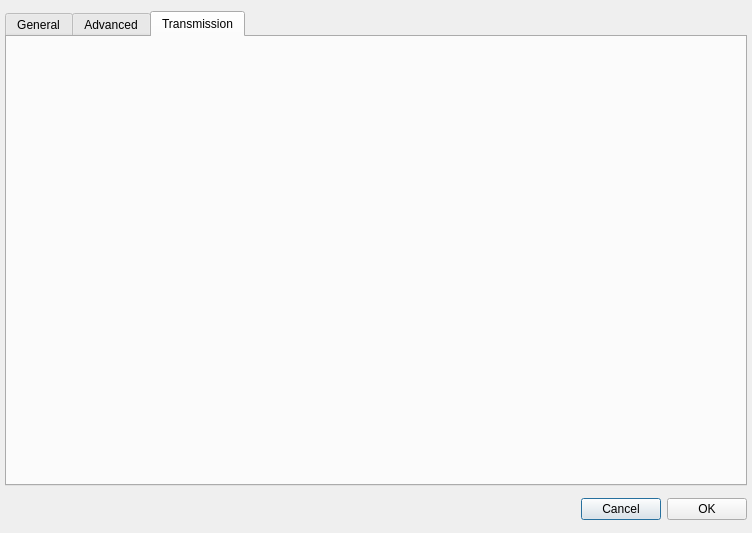
<?xml version="1.0" encoding="UTF-8"?>
<ui version="4.0">
 <class>AppSettings</class>
 <widget class="QDialog" name="AppSettings">
  <property name="geometry">
   <rect>
    <x>0</x>
    <y>0</y>
    <width>752</width>
    <height>533</height>
   </rect>
  </property>
  <property name="windowTitle">
   <string>Dialog</string>
  </property>
  <layout class="QVBoxLayout" name="verticalLayout">
   <property name="leftMargin">
    <number>5</number>
   </property>
   <property name="topMargin">
    <number>5</number>
   </property>
   <property name="rightMargin">
    <number>5</number>
   </property>
   <property name="bottomMargin">
    <number>5</number>
   </property>
   <item>
    <widget class="QTabWidget" name="tabWidget">
     <property name="maximumSize">
      <size>
       <width>16777215</width>
       <height>475</height>
      </size>
     </property>
     <property name="currentIndex">
      <number>2</number>
     </property>
     <widget class="QWidget" name="general">
      <attribute name="title">
       <string>General</string>
      </attribute>
     </widget>
     <widget class="QWidget" name="advanced">
      <attribute name="title">
       <string>Advanced</string>
      </attribute>
     </widget>
     <widget class="QWidget" name="transmission">
      <attribute name="title">
       <string>Transmission</string>
      </attribute>
     </widget>
    </widget>
   </item>
   <item>
    <layout class="QHBoxLayout" name="horizontalLayout">
     <item>
      <spacer name="horizontalSpacer">
       <property name="orientation">
        <enum>Qt::Horizontal</enum>
       </property>
       <property name="sizeHint" stdset="0">
        <size>
         <width>40</width>
         <height>20</height>
        </size>
       </property>
      </spacer>
     </item>
     <item>
      <widget class="QPushButton" name="settingsCancel">
       <property name="text">
        <string>Cancel</string>
       </property>
      </widget>
     </item>
     <item>
      <widget class="QPushButton" name="settingsOK">
       <property name="text">
        <string>OK</string>
       </property>
      </widget>
     </item>
    </layout>
   </item>
  </layout>
 </widget>
 <resources/>
 <connections/>
</ui>
